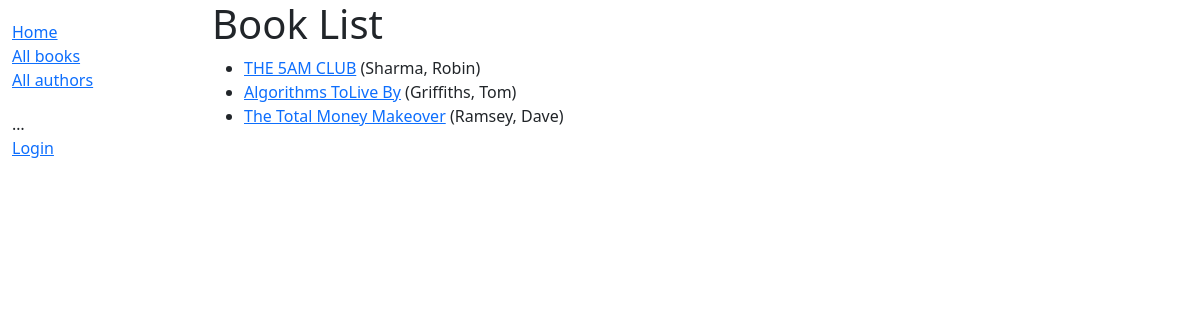
/catalog/books/, run on an earlier commit of the app's database.
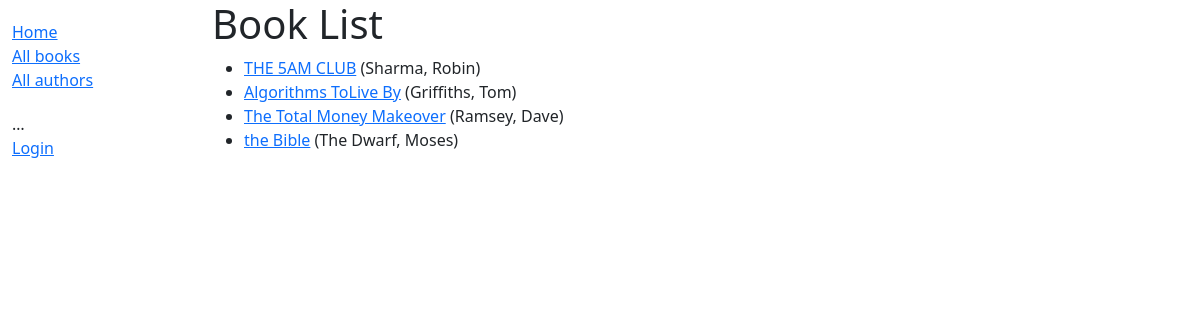
And on a later commit of the database.
### catalog/models.py (models this page shows, shortened)
class Book(models.Model):
    title = models.CharField(max_length=200)
    author = models.ForeignKey('Author', on_delete=models.SET_NULL, null=True)
    summary = models.TextField(max_length=1000, help_text='Enter a brief description of the book')
    isbn = models.CharField('ISBN', max_length=13, unique=True,
                             help_text='13 Character <a href="https://www.isbn-international.org/content/what-isbn">ISBN number</a>')
    genre = models.ManyToManyField(Genre, help_text='Select a genre for this book')
    def get_absolute_url(self):
        return reverse('book-detail', args=[str(self.id)])
    def display_genre(self):
        """Create a string for the Genre. This is required to display genre in Admin."""
        return ', '.join(genre.name for genre in self.genre.all()[:3])
    display_genre.short_description = 'Genre'

class Author(models.Model):
    first_name = models.CharField(max_length=100)
    last_name = models.CharField(max_length=100)
    date_of_birth = models.DateField(null=True, blank=True)
    date_of_death = models.DateField('Died', null=True, blank=True)
    class Meta:
        ordering = ['last_name', 'first_name']
    def __str__(self):
        return f'{self.last_name}, {self.first_name}'

### catalog/views.py (the view)
# urls.py: path('books/', views.BookListView.as_view(), name='books'),
class BookListView(generic.ListView):
    model = Book
    paginate_by = 10

### catalog/templates/catalog/book_list.html
{% extends "base_generic.html" %}
{% block content %}
  <h1>Book List</h1>
  {% if book_list %}
  <ul>
    {% for book in book_list %}
      <li>
        <a href="{{ book.get_absolute_url }}">{{ book.title }}</a> ({{book.author}})
      </li>
    {% endfor %}
  </ul>
  {% else %}
    <p>There are no books in the library.</p>
  {% endif %}
{% endblock %}

What changed in the data, as far as the page shows it:
added Book: title "the Bible", author "The Dwarf, Moses"
